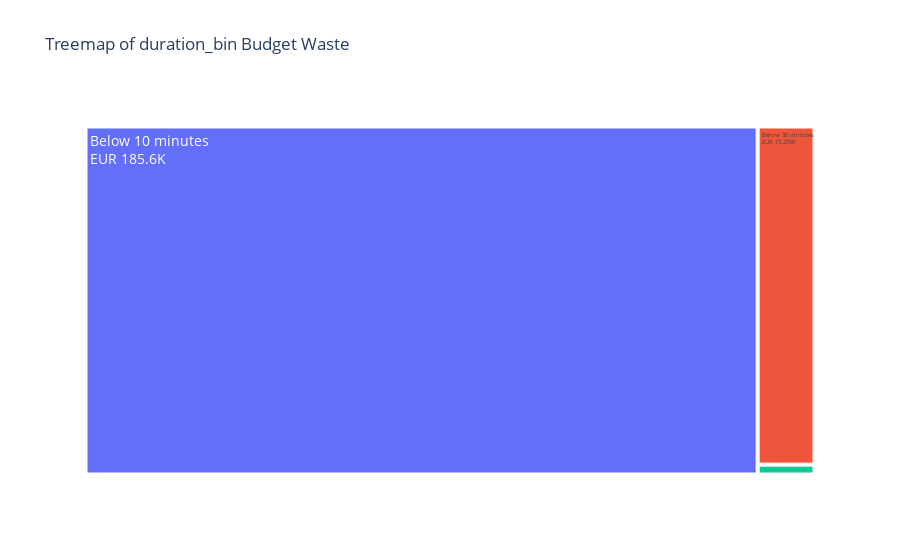

Write notebook code for a chart like this one.
### Markdown cell above
#### **3.6.5 Duration**

### Code cell
eda_plot('duration_bin')

### Figure 1 — Plotly figure (JSON) as saved in the notebook; plotly's stock layout.template omitted (floating-point values rounded to 4 significant figures)
{"data": [{"branchvalues": "total", "domain": {"x": [0, 1], "y": [0, 1]}, "hovertemplate": "labels=%{label}<br>waste=%{value}<br>parent=%{parent}<br>id=%{id}<extra></extra>", "ids": ["Above 30 minutes", "Below 10 minutes", "Below 30 minutes"], "labels": ["Above 30 minutes", "Below 10 minutes", "Below 30 minutes"], "name": "", "parents": ["", "", ""], "textfont": {"size": 14}, "textinfo": "label+value", "texttemplate": "%{label}<br>EUR %{value}K", "type": "treemap", "values": [0.445, 185.6, 15.26]}], "layout": {"legend": {"tracegroupgap": 0}, "title": {"text": "Treemap of duration_bin Budget Waste"}}}
